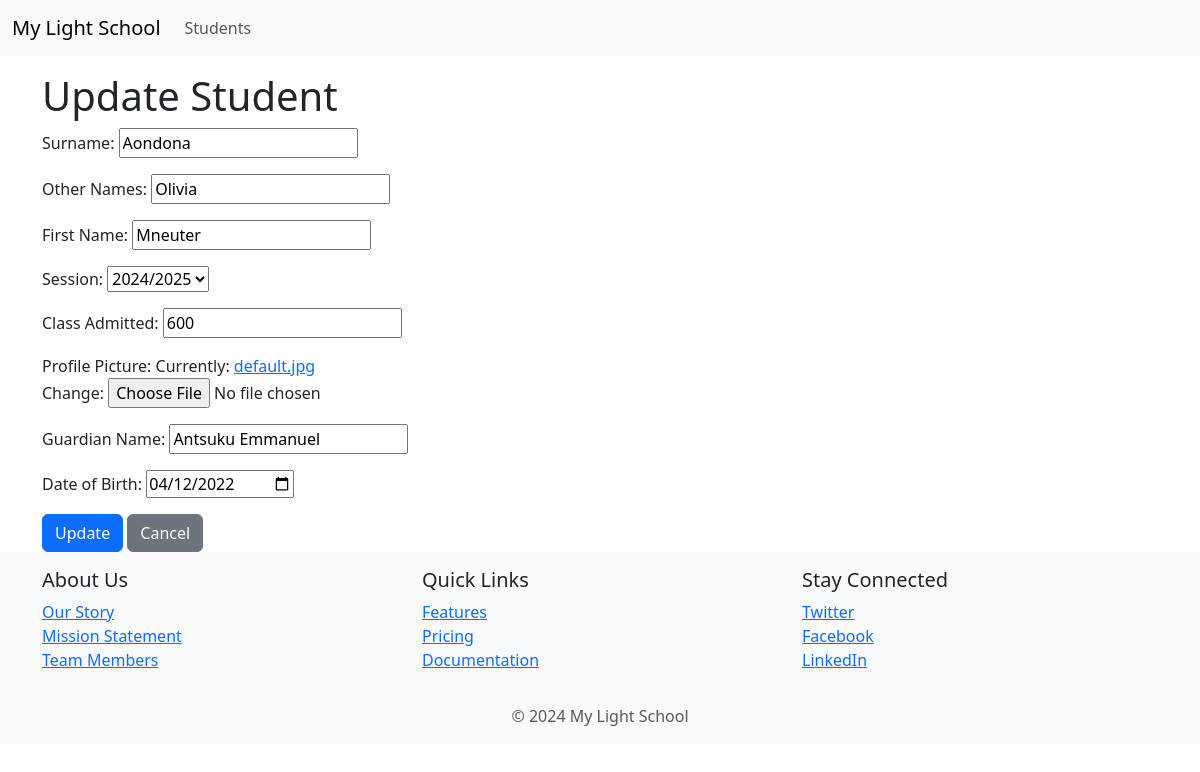
The page /students/students/3/update/ on the database its author committed.
### students/models.py (models this page shows, shortened)
class Student(models.Model):
    SESSION_CHOICES = [
        ('2024/2025', '2024/2025'),
        ('2025/2026', '2025/2026'),
    ]
    student_id = models.CharField(max_length=20, unique=True, blank=True)
    surname = models.CharField(max_length=50)
    other_names = models.CharField(max_length=50, blank=True)
    first_name = models.CharField(max_length=50)
    session = models.CharField(max_length=20, choices=SESSION_CHOICES)
    class_admitted = models.CharField(max_length=20)
    profile_picture = models.ImageField(upload_to='profile_pics/', default='default.jpg')
    guardian_name = models.CharField(max_length=100)
    date_of_birth = models.DateField()
    created_at = models.DateField(auto_now_add=True)

### students/views.py (the view)
# urls.py: path('students/<pk>/update/', views.students_update, name='students_update'),
def students_update(request, pk):
    student = get_object_or_404(Student, pk=pk)
    if request.method == 'POST':
        form = StudentsForm(request.POST, student=student)
        if form.is_valid():
            form.save()
            return redirect('students:students_list')
    else:
        form = StudentsForm(instance=student)
    return render(request, 'students/students_form.html', {'form': form})

### students/forms.py
class StudentsForm(forms.ModelForm):
    class Meta:
        model = Student
        fields = ('surname', 'other_names', 'first_name', 'session', 'class_admitted', 'profile_picture', 'guardian_name', 'date_of_birth')
        labels = {
            'surname': 'Surname',
            'other_names': 'Other Names',
            'first_name': 'First Name',
            'session': 'Session',
            'class_admitted': 'Class Admitted',
            'profile_picture': 'Profile Picture',
            'guardian_name': 'Guardian Name',
            'date_of_birth': 'Date of Birth',
        }
        widgets = {
            'date_of_birth': forms.DateInput(attrs={'type': 'date'}),
        }

### students/templates/students/students_form.html (shortened to what this page needs)
{% extends 'base.html' %}
{% block content %}
<h1>Update Student</h1>
<form method="post">
    {{ form.as_p }}
    <button type="submit" class="btn btn-primary">Update</button>
    <a href="{% url 'students:students_list' %}" class="btn btn-secondary">Cancel</a>
</form>
{% endblock %}

### rows shown on the page
Student: surname "Aondona", other_names "Olivia", first_name "Mneuter", session "2024/2025", class_admitted "600", guardian_name "Antsuku Emmanuel", date_of_birth "04/12/2022"
